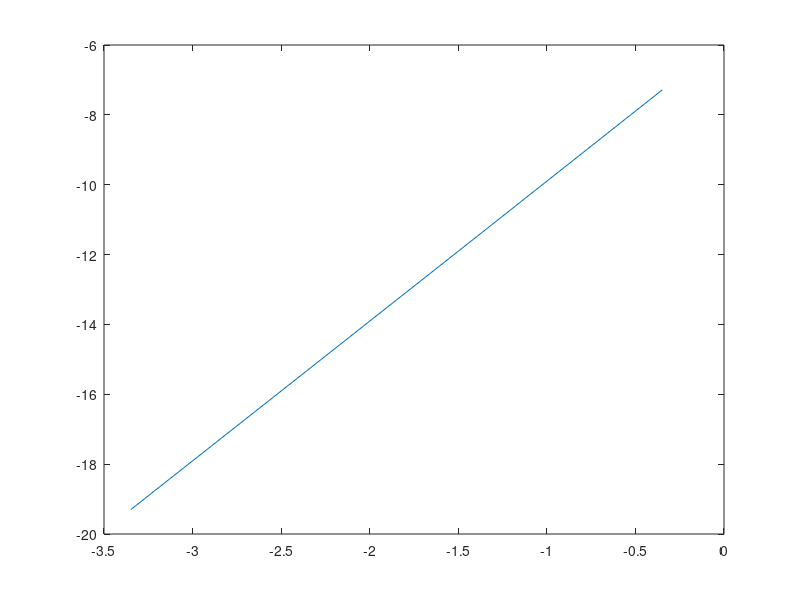

MATLAB code to generate this figure:
format long
Iexact = 2;
f = @(x) sin(x);

Interval = 4;
delta = pi/Interval;
x4 = linspace(0, pi, Interval + 1);
I4 = 0;
for i = 1:Interval
  I4 = I4 + delta^3*(f(x4(i)) + f(x4(i+1)))/24 + delta*(f(x4(i)) + f(x4(i+1)))/2;
endfor

Interval = 8;
delta = pi/Interval;
x8 = linspace(0, pi, Interval + 1);
I8 = 0;
for i = 1:Interval
  I8 = I8 + delta^3*(f(x8(i)) + f(x8(i+1)))/24 + delta*(f(x8(i)) + f(x8(i+1)))/2;
endfor

Interval = 16;
delta = pi/Interval;
x16 = linspace(0, pi, Interval + 1);
I16 = 0;
for i = 1:Interval
  I16 = I16 + delta^3*(f(x16(i)) + f(x16(i+1)))/24 + delta*(f(x16(i)) + f(x16(i+1)))/2;
endfor

Interval = 32;
delta = pi/Interval;
x32 = linspace(0, pi, Interval + 1);
I32 = 0;
for i = 1:Interval
  I32 = I32 + delta^3*(f(x32(i)) + f(x32(i+1)))/24 + delta*(f(x32(i)) + f(x32(i+1)))/2;
endfor

error = zeros(1, 4);
error(1) = abs(Iexact - I4);
error(2) = abs(Iexact - I8);
error(3) = abs(Iexact - I16);
error(4) = abs(Iexact - I32);
GridSpace = [pi/4 pi/8 pi/16 pi/32];
plot(log2(GridSpace), log2(error))
